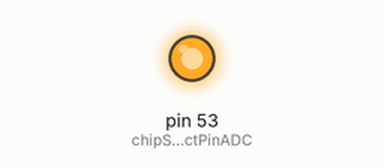
A sketch run on a simulated Arduino Mega 2560, built with avr-gcc and run on an emulated ATmega2560. Shown: output pins drawn as LEDs (lit = HIGH). What the sketch prints to the serial monitor is not drawn.

Above: at 0.1 s.
Timing chart, 0 to 1.6 s (numbered marks = the images above):
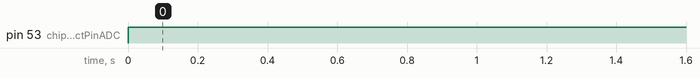

Measured:
- by itself, pin 53 (chipSelectPinADC): LOW → HIGH at 0.00 s

The sketch:

ok_courant.ino
```cpp
//include <LiquidCrystal.h>
// mesure courant arduino mega avec current click
#include <SPI.h>

const int chipSelectPinADC = 53; //Using pin 9, but pin 10 would also be fine
unsigned int raw_result = 0;       //Use 16-bits to store the 12-bit result
unsigned int result = 0;
byte inByte = 0;
int z =0;
unsigned long y = 0;
unsigned int result2 = 0;
//LiquidCrystal lcd(3, 4, 2, 5, 6, 7);
void setup() {
//  lcd.begin(16, 2);
Serial.begin(9600);
  SPI.begin();
  SPI.setBitOrder(MSBFIRST);           //How to read in SPI data, most significant bit first
  pinMode(chipSelectPinADC, OUTPUT);      //select the pin to control the MCP3201
  digitalWrite(chipSelectPinADC, HIGH);   //set the pin high at initialize
}

void loop() {
//lcd.clear();
raw_result = 0;
digitalWrite(chipSelectPinADC, LOW);  //Tell the MCP3201 to start sending data
raw_result = SPI.transfer(0x00);          //Read in the first 8 bits of data
raw_result = result << 8;                 //Shift the data left so there is room for the next 8 bits
inByte = SPI.transfer(0x00);          //Read in the last 8 data bits from the MCP3201
raw_result = raw_result | inByte;             //Combine all the data into one value
digitalWrite(chipSelectPinADC, HIGH); //Tell the MCP3201 to wait for your next data request
raw_result = raw_result >> 1 ;                //Shift the result right 1 bit since bit 0 is blank data
Serial.println(raw_result);
raw_result = raw_result & 0b0000111111111111; //Only look at the right 12 bits of the data for a value
//lcd.setCursor(0, 1);
//lcd.print(result);
Serial.print("raw result: ");
Serial.println(raw_result);

//result=raw_result/40;
result=raw_result/8;
Serial.println(result);
delay(500);
}
```
